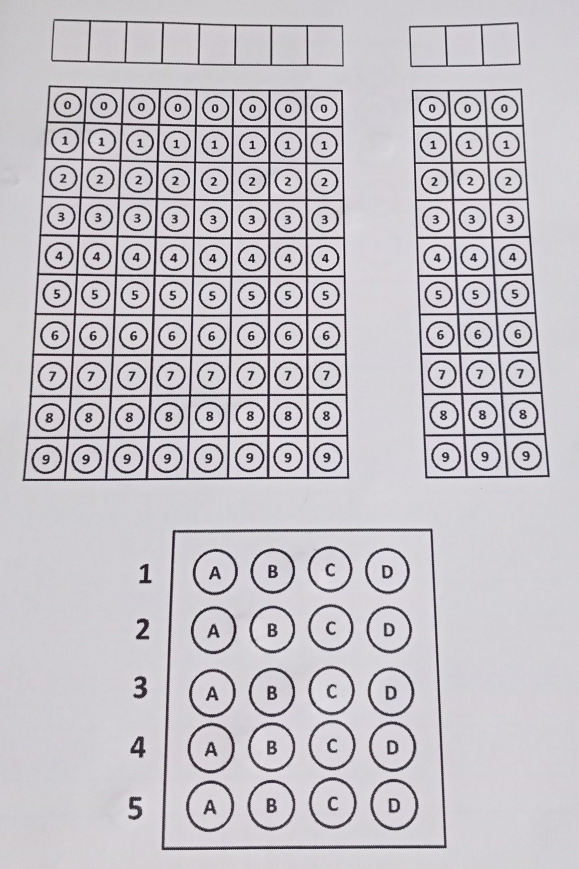
#> input picture img/1.jpg, 1158 x 1737 px (shown at 1/2 size); its folder holds only this picture in this run
$ python main.py   (older library calls are emulated)
#> lines starting #> are read from the running program, lines starting #| are printed output that depends on the picture; after the words box and inside, x2 and y2 are one past the last pixel; in counts of white or black regions, pixels touching at a corner belong together
### utils.py
import cv2
import numpy as np


def rectContours(contours):
    rectList = []
    for i in contours:
        area = cv2.contourArea(i)
        if (area > 50):
            parameter = cv2.arcLength(i, True)
            approx = cv2.approxPolyDP(i, 0.02 * parameter, True)
            if (len(approx) == 4):
                rectList.append(i)

    rectList = sorted(rectList, key=cv2.contourArea, reverse=True)

    return rectList


def getConnerPoint(contour):
    parameter = cv2.arcLength(contour, True)
    approx = cv2.approxPolyDP(contour, 0.02 * parameter, True)
    return approx


def reOrderPoint(point):
    point = point.reshape((4, 2))
    orderPoint = np.zeros((4, 1, 2), np.int)
    sumPoint = point.sum(1)
    orderPoint[0] = point[np.argmin(sumPoint)]
    orderPoint[3] = point[np.argmax(sumPoint)]
    diffPoint = np.diff(point)
    orderPoint[1] = point[np.argmin(diffPoint)]
    orderPoint[2] = point[np.argmax(diffPoint)]
    return orderPoint


def splitChoiceBoxes(image):
    rows = np.vsplit(image, 5)
    boxes = []
    for i in rows:
        cols = np.hsplit(i, 4)
        for box in cols:
            boxes.append(box)
    return boxes


def splitIdBoxes(image):
    cols = np.hsplit(image, 8)
    boxes = []
    for i in cols:
        rows = np.vsplit(i, 10)
        for box in rows:
            boxes.append(box)

    return boxes


def splitCodeBoxes(image):
    cols = np.hsplit(image, 3)
    boxes = []
    for i in cols:
        rows = np.vsplit(i, 10)
        for box in rows:
            boxes.append(box)

    return boxes

### main.py
import cv2 as cv
import numpy as np
import utils as ut
import glob
import pandas as pd
import openpyxl

# DECLARE VARIABLE
widthImg = 800
heightImg = 1000
widthImgCode = 300
heightImgCode = 1000
question = 5
choice = 4
idRow = 10
idCol = 8
codeRow = 10
codeCol = 3
answer001 = [1, 1, 3, 4, 2]
answer112 = [1, 2, 1, 3, 4]
answer113 = [3, 4, 1, 2, 2]
id_list = []
code_list = []
score_list = []
#############################
folder_dir = "Y:/AI/OMR/img"
for image in glob.iglob(f'{folder_dir}/*'):
    if (image.endswith(".png") or image.endswith(".jpg")):

        # CONVERT IMAGE
        img = cv.imread(image)
#> img is the input picture: shape (1737, 1158, 3); mean B, G, R 197.6, 191.9, 195.2
        img = cv.resize(img, (widthImg, heightImg))
#> img: shape (1000, 800, 3)
        imgContours = img.copy()
        imgCoinerPoint = img.copy()
        imgGray = cv.cvtColor(img, cv.COLOR_BGR2GRAY)
        imgBlur = cv.GaussianBlur(imgGray, (5, 5), 1)
        imgCanny = cv.Canny(imgBlur, 10, 50)
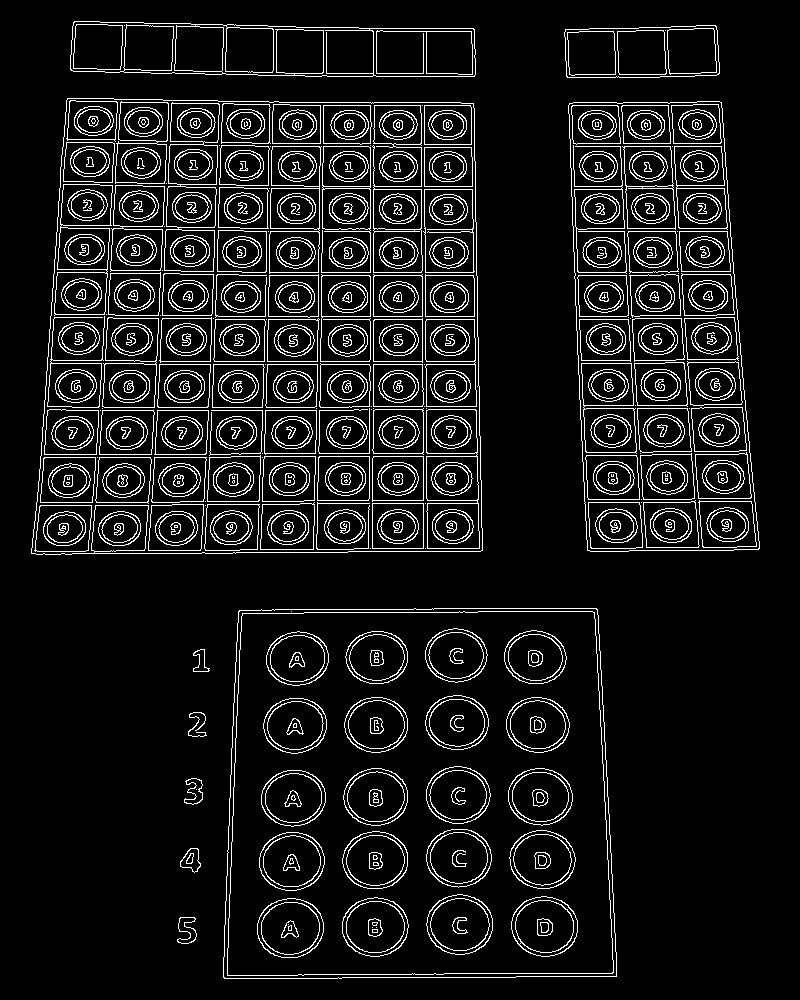
#> imgCanny: shape (1000, 800); 8.9% white in thin lines or dots, all inside (x1, y1, x2, y2) = (31, 21, 760, 979)

        # FIND ALL CONTOURS
        contours, hierachy = cv.findContours(imgCanny, cv.RETR_EXTERNAL, cv.CHAIN_APPROX_NONE)
#> contours = 10 contours; largest, box (x1, y1, x2, y2) and area: (31, 98, 483, 555) 193224, (223, 608, 617, 979) 138974, (568, 101, 760, 552) 72568, (70, 21, 476, 77) 19760, (564, 25, 720, 78) 7513
        cv.drawContours(imgContours, contours, -1, (0, 255, 0), 5)
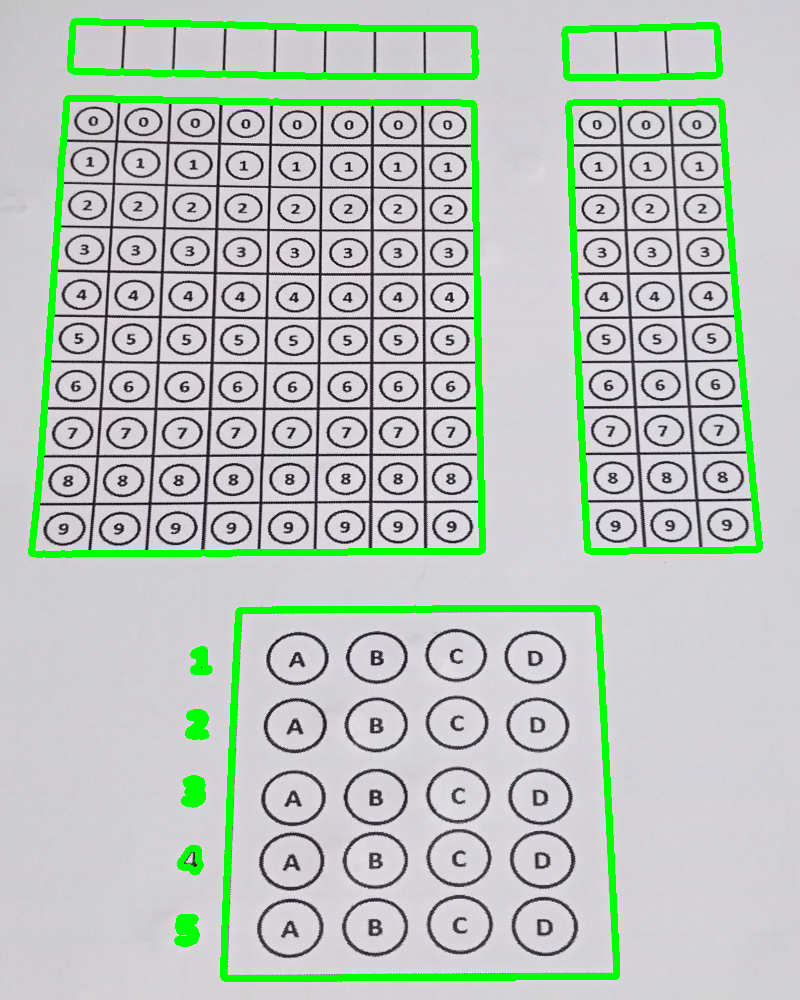
#> imgContours: shape (1000, 800, 3); mean B, G, R 188.9, 197.2, 186.6

        # FIND RECT
        rectContour = ut.rectContours(contours)
#> the loop in rectContours, `for i in contours:` made 10 passes
#> (area, parameter, approx) on passes 6 to 10: (138973.5, 1507, [[238, 611], [224, 978], [616, 976], [596, 608]]), (72568.5, 1247.2, [[719, 101], [568, 105], [590, 551], [759, 548]]), (193224.5, 1787.6, [[67, 98], [31, 553], [482, 550], [473, 103]]), (7513, 406.3, [[716, 26], [565, 29], [566, 76], [716, 75]]), (19759.5, 914.3, [[72, 26], [73, 71], [475, 74], [473, 28]])
#> after the loop in rectContours, `for i in contours:`: rectList = 5 contours; box (x1, y1, x2, y2) and area: (31, 98, 483, 555) 193224, (223, 608, 617, 979) 138974, (568, 101, 760, 552) 72568, (70, 21, 476, 77) 19760, (564, 25, 720, 78) 7513
#> rectContour has the same summary as rectList in rectContours
        choiceRect = ut.getConnerPoint(rectContour[1])
#> in getConnerPoint, `parameter = cv2.arcLength(contour, True)`: parameter = 1507
#> in getConnerPoint, `approx = cv2.approxPolyDP(contour, 0.02 * parameter, True)`: approx = [[238, 611], [224, 978], [616, 976], [596, 608]]
#> choiceRect = [[238, 611], [224, 978], [616, 976], [596, 608]]
        idRect = ut.getConnerPoint(rectContour[0])
#> idRect = [[67, 98], [31, 553], [482, 550], [473, 103]]
        codeRect = ut.getConnerPoint(rectContour[2])
#> codeRect = [[719, 101], [568, 105], [590, 551], [759, 548]]

        if choiceRect.size != 0 and idRect.size != 0:
            cv.drawContours(imgCoinerPoint, choiceRect, -1, (0, 0, 255), 10)
            cv.drawContours(imgCoinerPoint, idRect, -1, (255, 0, 0), 10)
            cv.drawContours(imgCoinerPoint, codeRect, -1, (255, 255, 204), 10)
#> imgCoinerPoint: shape (1000, 800, 3); mean B, G, R 197.5, 191.6, 195.1

        # WARP AND CROP IMAGE
        choiceRect = ut.reOrderPoint(choiceRect)
#> in reOrderPoint, `point = point.reshape((4, 2))`: point = [[238, 611], [224, 978], [616, 976], [596, 608]]
#> in reOrderPoint, `sumPoint = point.sum(1)`: sumPoint = [849, 1202, 1592, 1204]
#> in reOrderPoint, `diffPoint = np.diff(point)`: diffPoint = [373, 754, 360, 12]
#> choiceRect = [[238, 611], [596, 608], [224, 978], [616, 976]]
        idRect = ut.reOrderPoint(idRect)
#> idRect = [[67, 98], [473, 103], [31, 553], [482, 550]]
        codeRect = ut.reOrderPoint(codeRect)
#> codeRect = [[568, 105], [719, 101], [590, 551], [759, 548]]

        ptChoice1 = np.float32(choiceRect)
#> ptChoice1 = [[238, 611], [596, 608], [224, 978], [616, 976]]
        ptChoice2 = np.float32([[0, 0], [widthImg, 0], [0, heightImg], [widthImg, heightImg]])
        matrixChoice = cv.getPerspectiveTransform(ptChoice1, ptChoice2)
#> matrixChoice = [[2.67, 0.102, -698.2], [0.0298, 3.56, -2179.4], [1.32e-05, 0.000308, 1]]
        imgWarpedChoice = cv.warpPerspective(img, matrixChoice, (widthImg, heightImg))
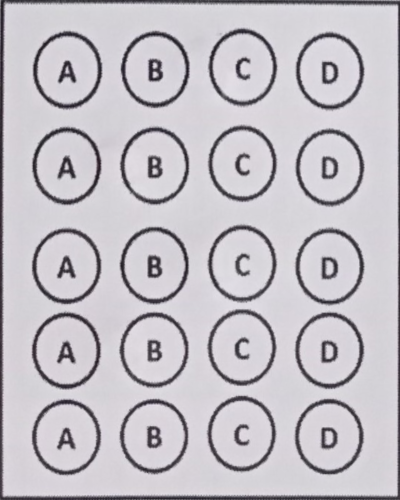
#> imgWarpedChoice: shape (1000, 800, 3) (shown at 1/2 size); mean B, G, R 197.2, 190.9, 194.7

        ptId1 = np.float32(idRect)
#> ptId1 = [[67, 98], [473, 103], [31, 553], [482, 550]]
        ptId2 = np.float32([[0, 0], [widthImg, 0], [0, heightImg], [widthImg, heightImg]])
        matrixId = cv.getPerspectiveTransform(ptId1, ptId2)
#> matrixId = [[1.98, 0.156, -147.7], [-0.0307, 2.49, -242.1], [-4.56e-05, 0.000246, 1]]
        imgWarpedId = cv.warpPerspective(img, matrixId, (widthImg, heightImg))
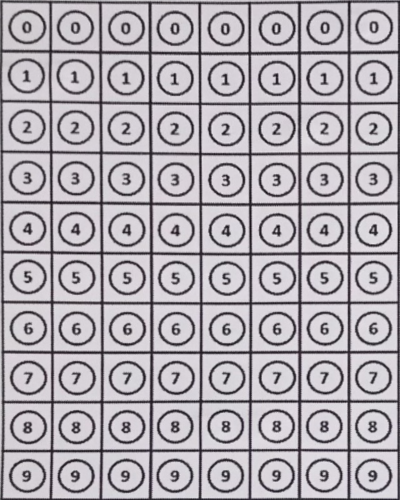
#> imgWarpedId: shape (1000, 800, 3) (shown at 1/2 size); mean B, G, R 177.4, 171, 176

        ptCode1 = np.float32(codeRect)
#> ptCode1 = [[568, 105], [719, 101], [590, 551], [759, 548]]
        ptCode2 = np.float32([[0, 0], [widthImgCode, 0], [0, heightImgCode], [widthImgCode, heightImgCode]])
        matrixCode = cv.getPerspectiveTransform(ptCode1, ptCode2)
#> matrixCode = [[2.08, -0.103, -1170.1], [0.0693, 2.62, -314.1], [2.78e-05, 0.000276, 1]]
        imgWarpedCode = cv.warpPerspective(img, matrixCode, (widthImgCode, heightImgCode))
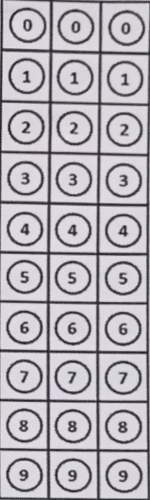
#> imgWarpedCode: shape (1000, 300, 3) (shown at 1/2 size); mean B, G, R 182.5, 175.5, 179.1

        # APPLY THRESHOLD
        imgWarpedChoiceGray = cv.cvtColor(imgWarpedChoice, cv.COLOR_BGR2GRAY)
        imgWarpedChoiceThres = cv.threshold(imgWarpedChoiceGray, 160, 255, cv.THRESH_BINARY_INV)[1]
#> imgWarpedChoiceThres: shape (1000, 800); 15.3% white; 41 white regions, largest, box (x1, y1, x2, y2) and area: (0, 0, 800, 1000) 23897, (64, 254, 203, 410) 4290, (66, 62, 205, 219) 4254

        imgWarpedIdGray = cv.cvtColor(imgWarpedId, cv.COLOR_BGR2GRAY)
        imgWarpedIdThres = cv.threshold(imgWarpedIdGray, 150, 255, cv.THRESH_BINARY_INV)[1]
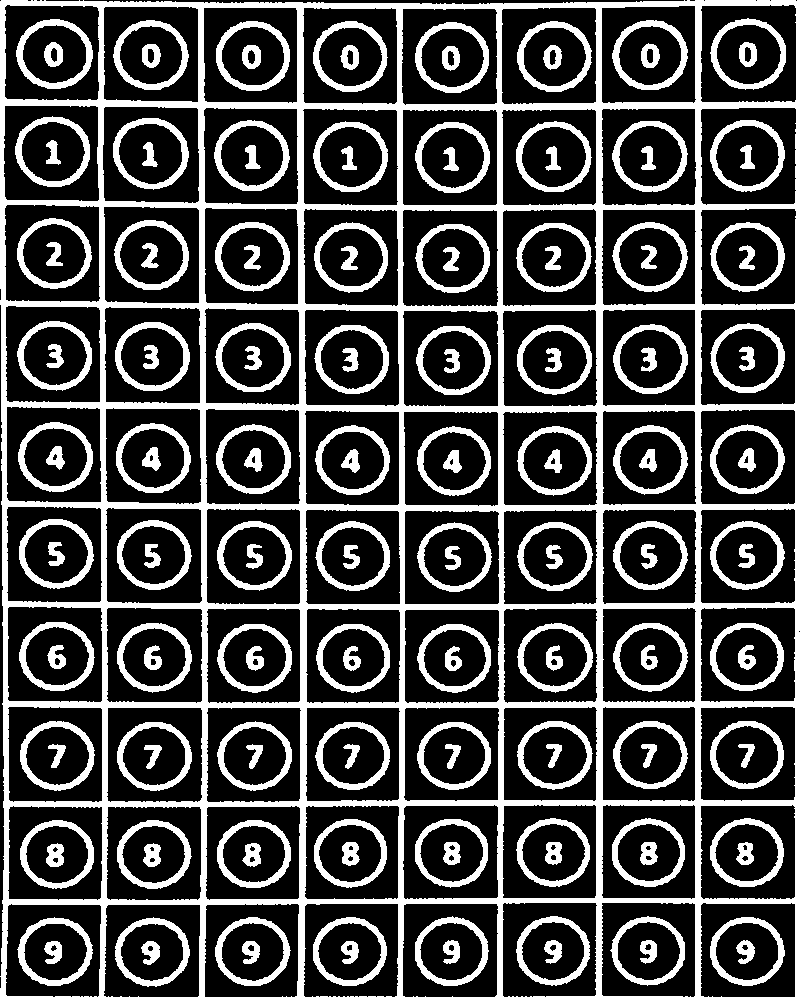
#> imgWarpedIdThres: shape (1000, 800); 27.6% white; 161 white regions, largest, box (x1, y1, x2, y2) and area: (0, 0, 800, 1000) 100613, (16, 19, 93, 89) 1330, (214, 120, 290, 191) 1319

        imgWarpedCodeGray = cv.cvtColor(imgWarpedCode, cv.COLOR_BGR2GRAY)
        imgWarpedCodeThres = cv.threshold(imgWarpedCodeGray, 150, 255, cv.THRESH_BINARY_INV)[1]
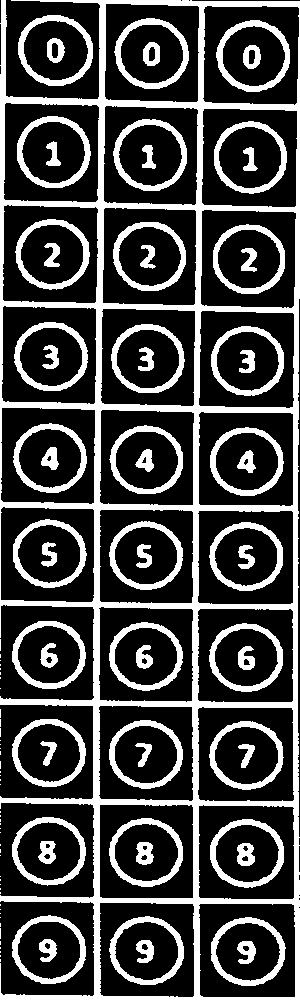
#> imgWarpedCodeThres: shape (1000, 300); 26.8% white; 106 white regions (45 under 20 px), largest, box (x1, y1, x2, y2) and area: (0, 0, 300, 1000) 36559, (216, 20, 290, 92) 1266, (17, 116, 91, 188) 1257

        # SPLIT CHOICE BOXES
        boxes = ut.splitChoiceBoxes(imgWarpedChoiceThres)
#> in splitChoiceBoxes, `rows = np.vsplit(image, 5)`: rows = 5 items
#> the loop in splitChoiceBoxes, `for i in rows:` made 5 passes
#> after the loop in splitChoiceBoxes, `for i in rows:`: boxes = 20 items
#> boxes = 20 items

        pixelVal = np.zeros((question, choice))
        countR = 0
        countC = 0
        for box in boxes:
            totalPixel = cv.countNonZero(box)
            pixelVal[countR][countC] = totalPixel
            countC += 1
            if countC == choice:
                countR += 1
                countC = 0
#> this loop made 20 passes
#> totalPixel on passes 1 to 8: 7182, 6083, 6205, 6411, 6849, 5507, 5616, 5570
#> after the loop, countC = 0; countR = 5; pixelVal = [[7182, 6083, 6205, 6411], [6849, 5507, 5616, 5570], [6275, 5294, 5074, 5447], [6594, 5271, 5574, 5792], [7493, 6652, 6560, 6949]]

        # SPLIT ID
        idBoxes = ut.splitIdBoxes(imgWarpedIdThres)
#> in splitIdBoxes, `cols = np.hsplit(image, 8)`: cols = 8 items
#> the loop in splitIdBoxes, `for i in cols:` made 8 passes
#> after the loop in splitIdBoxes, `for i in cols:`: boxes = 80 items
#> idBoxes = 80 items

        pixelVal_Id = np.zeros((idRow, idCol))
        countRId = 0
        countCId = 0
        for box in idBoxes:
            totalPixel = cv.countNonZero(box)
            pixelVal_Id[countRId][countCId] = totalPixel
            countRId += 1
            if countRId == idRow:
                countCId += 1
                countRId = 0
#> this loop made 80 passes
#> totalPixel on passes 1 to 8: 2921, 2747, 2673, 2617, 2686, 2645, 2588, 2651
#> after the loop, countCId = 8; countRId = 0
        pixel_Id_Transpose = pixelVal_Id.transpose()

        # SPLIT CODE
        codeBoxes = ut.splitCodeBoxes(imgWarpedCodeThres)
#> in splitCodeBoxes, `cols = np.hsplit(image, 3)`: cols = 3 items
#> the loop in splitCodeBoxes, `for i in cols:` made 3 passes
#> after the loop in splitCodeBoxes, `for i in cols:`: boxes = 30 items
#> codeBoxes = 30 items

        pixelVal_Code = np.zeros((codeRow, codeCol))
        countRCode = 0
        countCCode = 0
        for box in codeBoxes:
            totalPixel = cv.countNonZero(box)
            pixelVal_Code[countRCode][countCCode] = totalPixel
            countRCode += 1
            if (countRCode == codeRow):
                countCCode += 1
                countRCode = 0
#> this loop made 30 passes
#> totalPixel on passes 1 to 8: 2553, 2566, 2663, 2670, 2792, 2693, 2770, 2784
#> after the loop, countCCode = 3; countRCode = 0; pixelVal_Code = [[2553, 2729, 2720], [2566, 2812, 2660], [2663, 2734, 2594], [2670, 2711, 2547], [2792, 2733, 2563], [2693, 2594, 2550], [2770, 2630, 2491], [2784, 2589, 2518], [2826, 2778, 2684], [2819, 2799, 2691]]
        pixelVal_Code_Transpose = pixelVal_Code.transpose()

        # FIND CHOICE ID
        myChoiceId = []

        for i in range(0, idCol):
            array = pixel_Id_Transpose[i]
            indexVal = np.where(array == np.amax(array))
            if np.amax(array) > 4900:
                myChoiceId.append(indexVal[0][0])
            else:
                myChoiceId.append('E')
#> this loop made 8 passes
#> (array, indexVal) on passes 1 to 6: ([2921, 2747, 2673, 2617, 2686, 2645, 2588, 2651, 2749, 2972], ([9],)), ([2726, 2688, 2657, 2647, 2734, 2660, 2668, 2627, 2751, 2933], ([9],)), ([2839, 2931, 2743, 2779, 2803, 2634, 2638, 2590, 2873, 3007], ([9],)), ([2838, 2789, 2714, 2746, 2814, 2768, 2762, 2772, 2980, 2941], ([8],)), ([2680, 2706, 2629, 2606, 2748, 2670, 2706, 2634, 2884, 2826], ([8],)), ([2715, 2815, 2726, 2798, 2845, 2842, 2775, 2813, 2960, 2856], ([8],))
#> after the loop, myChoiceId = ['E', 'E', 'E', 'E', 'E', 'E', 'E', 'E']
        studentId = ""
        for i in range(0, 8):
            studentId += str(myChoiceId[i])
#> this loop made 8 passes
        print("Student: ", studentId)
#| Student:  EEEEEEEE

        # FIND CODE
        myCode = []

        for i in range(0, codeCol):
            array = pixelVal_Code_Transpose[i]
            indexVal = np.where(array == np.amax(array))
            if np.amax(array) > 4900:
                myCode.append(indexVal[0][0])
            else:
                myCode.append('E')
#> this loop made 3 passes
#> (array, indexVal) on passes 1 to 3: ([2553, 2566, 2663, 2670, 2792, 2693, 2770, 2784, 2826, 2819], ([8],)), ([2729, 2812, 2734, 2711, 2733, 2594, 2630, 2589, 2778, 2799], ([1],)), ([2720, 2660, 2594, 2547, 2563, 2550, 2491, 2518, 2684, 2691], ([0],))
#> after the loop, myCode = ['E', 'E', 'E']
        code = ""
        for i in range(0, codeCol):
            code += str(myCode[i])
#> this loop made 3 passes
        print("Ma De: ", code)
#| Ma De:  EEE

        # FIND MY CHOICE
        mychoice = []

        for i in range(0, question):
            array = pixelVal[i]
            indexVal = np.where(array == np.amax(array))
            if np.amax(array) > 13000:
                mychoice.append(indexVal[0][0] + 1)
            else:
                mychoice.append(0)
#> this loop made 5 passes
#> after the loop, mychoice = [0, 0, 0, 0, 0]
        print("myChoice: ", mychoice)
#| myChoice:  [0, 0, 0, 0, 0]

        # CHECK CHOICE
        grading = []

        for i in range(0, question):
            if code == "001":
                print(answer001)
                if mychoice[i] == answer001[i]:
                    grading.append(1)
                else:
                    grading.append(0)
            if code == "112":
                print(answer112)
                if mychoice[i] == answer112[i]:
                    grading.append(1)
                else:
                    grading.append(0)
            if code == "113":
                print(answer113)
                if mychoice[i] == answer113[i]:
                    grading.append(1)
                else:
                    grading.append(0)
#> after the loop, grading = []

        # GET SCORE
        score = sum(grading) / question * 10
#> score = 0
        print("Score: ", score)
#| Score:  0.0

        # APPEND ALL VALUE TO LIST
        id_list.append(studentId)

        code_list.append(code)

        score_list.append(score)

# WRITE DATA TO EXCEL
data = {"MSSV": id_list, "Mã đề": code_list, "Điểm": score_list}
#> data = {'MSSV': ['EEEEEEEE'], 'Mã đề': ['EEE'], 'Điểm': [0]}
df = pd.DataFrame(data)
#> df = table of 1 rows and 3 columns
df_final = df.sort_values(by=['MSSV'])
#> df_final = table of 1 rows and 3 columns
#> (the run stopped early here; a loop or call above may not have finished)
